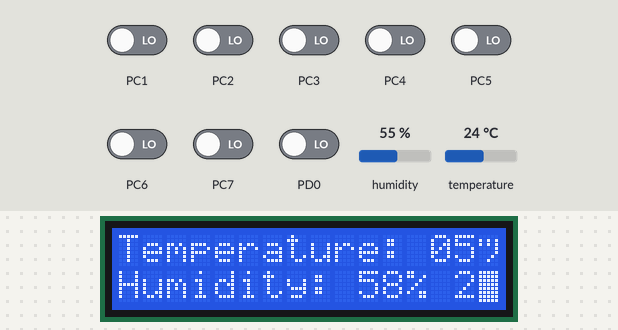
This program was run on a simulated ATmega328P, built with avr-gcc and emulated at 1 MHz (the files do not name the chip). Shown: 16×2 character LCD. Wiring (inferred from the names in the program): DHT11 sensor: data PC0; character LCD (HD44780): RS PD1; R/W PD2; E PD3; data PD4, PD5, PD6, PD7. The test bench sets the inputs (shaded band); at power-on: PC1–7, PD0 LOW, humidity 55 %, temperature 24 °C.

Above: at 1.2 s.
1.3 s: humidity set to 22 %
At 2.5 s:
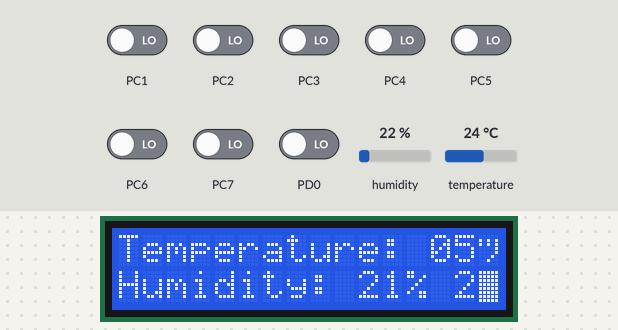
2.8 s: temperature set to 12 °C
At 3.3 s:
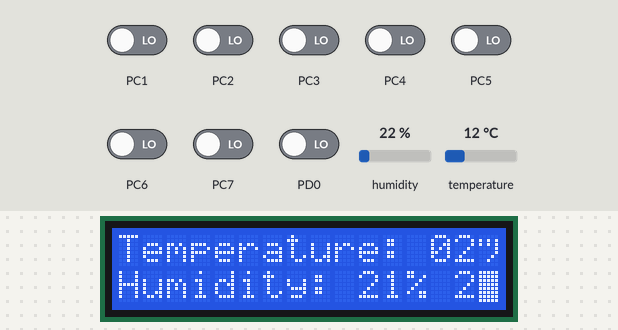
4.3 s: humidity set to 40 %
At 4.7 s:
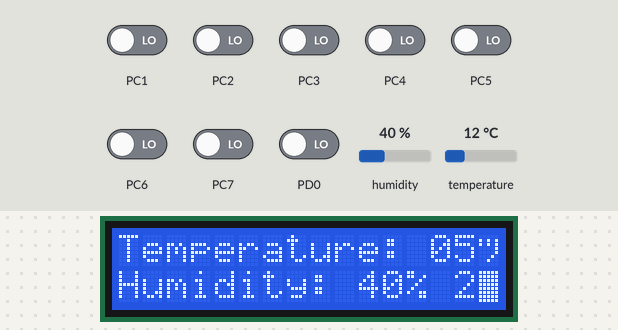
5.9 s: temperature set to 19 °C
At 7.3 s:
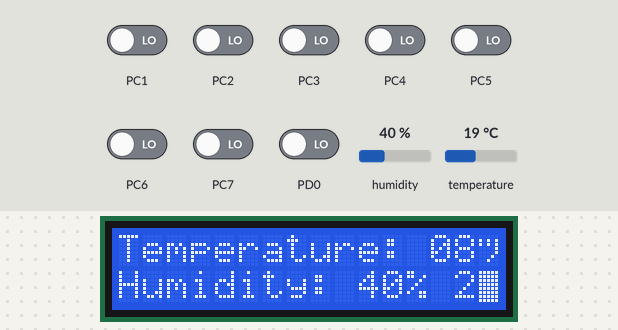
Timing chart, 0 to 8.5 s (numbered marks = the images above; inputs shaded):
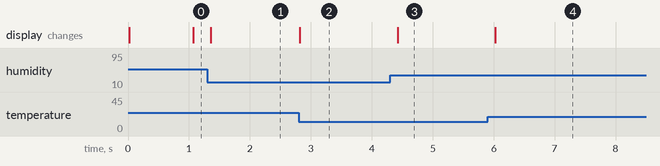

Measured:
- after the input at 1.3 s, the display: changes after 0.06 s (image 1)
- after the input at 2.8 s, the display: changes at once (image 2)
- after the input at 4.3 s, the display: changes after 0.12 s (image 3)
- after the input at 5.9 s, the display: changes after 0.13 s (image 4)

The program:

main.c
```c
#include "main.h"

void IO_Init (void)
{

}

void setup (void)
{
	IO_Init();
	LCD_Init();
	DHT11_Init();

	sei();
}

int main (void)
{
	setup();


	while (1)
	{
		DHT11_ReadData();

		LCD_SetPosition(1,1);
		LCD_SendString((int8_t* ) "Temperature: ");
		LCD_PutByte((DHT11_Data[2] / 10) + ASCII_NULL);
		LCD_PutByte((DHT11_Data[2] % 10) + ASCII_NULL);
		LCD_SendString((int8_t* ) "°C");

		LCD_SetPosition(1,2);
		LCD_SendString((int8_t* ) "Humidity: ");
		LCD_PutByte((DHT11_Data[0] / 10) + ASCII_NULL);
		LCD_PutByte((DHT11_Data[0] % 10) + ASCII_NULL);
		LCD_PutByte('%');

		LCD_SetPosition(15, 2);
		LCD_PutByte(DHT11_ErrorCode);

		_delay_ms(100);
	}
}
```

DHT11.c
```c
#include "DHT11.h"

uint8_t DHT11_Data[5];
uint8_t DHT11_ErrorCode = 0x30;

void DHT11_Init (void)
{
	_delay_ms(1000);
}

void DHT11_StartComunication (void)
{
	DHT11_PORT |= 1 << DHT11_PIN;
	DHT11_DDR |= 1 << DHT11_PIN;
	_delay_ms(DHT11_RESET_TIME);

	DHT11_PORT &= ~(1 << DHT11_PIN);
	_delay_ms(DHT11_START_SIGNAL_TIME);

	DHT11_PORT |= 1 << DHT11_PIN;
	DHT11_DDR &= ~(1 << DHT11_PIN);
	_delay_us(DHT11_WAIT_FOR_RESPONSE_TIME);
}

uint8_t DHT11_Response (void)
{
	uint8_t DHT_Respond;

	_delay_us(40);
	if (!(DHT11_PINS & (1 << DHT11_PIN)))
	{
		_delay_us(80);
		if ((DHT11_PINS & (1 << DHT11_PIN)))
		{
			DHT_Respond = DHT11_RESPOND;
			_delay_us(40);
		}
		else	DHT_Respond = DHT11_DOES_NOT_RESPOND;
	}
	else	DHT_Respond = DHT11_DOES_NOT_RESPOND;

	return (DHT_Respond);
}

uint8_t DHT11_ReceiveData (void)
{
	cli();
	for (uint8_t i = 0; i < 5; i++)
	{
		DHT11_Data[i] = 0x00;
		for (int8_t j = 7; j >= 0; j--)
		{
			while (!(DHT11_PINS & (1 << DHT11_PIN)));
			_delay_us(30);
			if (DHT11_PINS & (1 << DHT11_PIN))
			{
				DHT11_Data[i] |= 1 << j;
				while (DHT11_PINS & (DHT11_PIN));
			}
			else	DHT11_Data[i] &= ~(1 << j);
		}
	}
	sei();

	uint8_t dataCorrect;
	if (DHT11_Data[4] == DHT11_Data[0] + DHT11_Data[1] + DHT11_Data[2] + DHT11_Data[3])	dataCorrect = 0xFF;
	else
	{
		dataCorrect = 0x00;
//		DHT11_ErrorCode = DHT11_CODE_2;
	}

	while(!(DHT11_PINS & (1 << DHT11_PIN)));

	return (dataCorrect);
}

void DHT11_ReadData (void)
{
	DHT11_StartComunication();
	if (DHT11_Response())
	{
		if (DHT11_ReceiveData()) DHT11_ErrorCode = 0x30;
		else	DHT11_ErrorCode = DHT11_CODE_2;
	}
	else	DHT11_ErrorCode = DHT11_CODE_1;
}
```

DHT11.h
```c
/*
 * DHT11.h
 *
 * Created: 1/13/2018 11:43:38 AM
 *  Author: Developer
 */


#ifndef DHT11_H_
#define DHT11_H_

#include "main.h"

#define DHT11_DDR DDRC
#define DHT11_PORT PORTC
#define DHT11_PINS PINC

#define DHT11_PIN 0

#define DHT11_RESPOND 0xFF
#define DHT11_DOES_NOT_RESPOND 0x00

#define	DHT11_CODE_1 0x31
#define	DHT11_CODE_2 0x32

#define DHT11_RESET_TIME 20
#define DHT11_START_SIGNAL_TIME 18
#define DHT11_WAIT_FOR_RESPONSE_TIME 30

extern uint8_t DHT11_Data[5];
extern uint8_t DHT11_ErrorCode;

void DHT11_Init (void);
void DHT11_ReadData (void);

#endif /* DHT11_H_ */
```

main.h
```c
#ifndef MAIN_H_
#define MAIN_H_

#include <avr/io.h>

#define F_CPU 1000000UL

#include <avr/interrupt.h>
#include <util/delay.h>
#include <stdio.h>
#include <stdlib.h>

#include "LCD_328.h"
#include "DHT11.h"

#endif /* MAIN_H_ */
```

LCD_328.c
```c
#include "LCD_328.h"

static uint8_t LCD_Address;
static uint8_t LCD_Data;

void LCD_GetAddressAndBFStatus ()
{
	LCD_DDR_INIT;
	LCD_CLEAR_DATA_PINS;
	LCD_READ_MODE;					//	R/W = 1
	LCD_INSTRUCTION_MODE;			//	RS = 0

	LCD_STROBE_UP;					//	ENABLE PIN = 1
	asm("nop");						//	Waiting for
	asm("nop");
	LCD_Address = LCD_PINS;			//	Get high nibble
	LCD_STROBE_DOWN;				//	ENABLE PIN = 0
	asm("nop");
	asm("nop");
	LCD_Address &= 0xF0;			//	Prepare an address variable to get a low nibble
	LCD_STROBE_UP;					//	ENABLE PIN = 1
	asm("nop");
	asm("nop");
	uint8_t lowNibble = LCD_PINS;	//	Get low nibble
	LCD_STROBE_DOWN;				//	ENABLE PIN = 0
	lowNibble >>= 4;				//	Prepare a low nibble
	LCD_Address |= lowNibble;		//	Save address

	LCD_DDR |= (1 << LCD_DATA_PIN_4 | 1 << LCD_DATA_PIN_5 | 1 << LCD_DATA_PIN_6 | 1 << LCD_DATA_PIN_7);
}

void LCD_CheckBF (void)
{
	loop:
	LCD_GetAddressAndBFStatus();				//	Get address and BF status
	while (0x80 & LCD_Address)	goto loop;		//
}

void LCD_SendInstructionAndData (uint8_t byte, uint8_t mode)
{
	LCD_WRITE_MODE;										//	R/W = 0
	if (mode == 0)	LCD_INSTRUCTION_MODE;				//	RS = 0 or...
	else	LCD_DATA_MODE;								//	... RS = 1

	uint8_t lowNibble = byte << 4;						//	Save low nibble before sending the high nibble
	byte &= 0xF0;										//	Prepare a high nibble
	LCD_CLEAR_DATA_PINS;
	LCD_PORT |= byte;									//	Sending high nibble
	LCD_STROBE_UP;
	asm("nop");
	asm("nop");
	asm("nop");
	LCD_STROBE_DOWN;
	asm("nop");
	asm("nop");
	LCD_CLEAR_DATA_PINS;
	LCD_PORT |= lowNibble;
	LCD_STROBE_UP;
	asm("nop");
	asm("nop");
	asm("nop");
	LCD_STROBE_DOWN;

	LCD_CheckBF();										//	Wait while Busy Flag = 1
}

void LCD_PutInstruction (uint8_t instruction)
{
	LCD_SendInstructionAndData(instruction, 0);					// Send instruction byte
}

void LCD_PutByte (int8_t data)
{
	LCD_SendInstructionAndData(data, 1);						// Send data byte
}

void LCD_SendString (int8_t* string)
{
	while (* string != 0)										//	While there is no the NULL CHARACTER (or the '\0', '\n', '\r', etc...)
	{
		LCD_PutByte(* string);									//	Send the next data byte
		string++;
	}
}

void LCD_SetPosition (uint8_t x, uint8_t y)
{
	uint8_t position = ((x - 1) + (y - 1) * 0x40) | 0x80;		//	First position - (1; 1)
	LCD_PutInstruction(position);
}

void LCD_SetDDRAM (uint8_t address)
{
	address |= 0x80;
	LCD_PutInstruction(address);
}

void LCD_ClearDisplay (void)
{
	LCD_PutInstruction(LCD_CLEAR_DISPLAY);
}

void LCD_GetData ()
{
	LCD_DDR_INIT;									//	Set LCD pins as inputs
	LCD_READ_MODE;									//	R/W = 1
	LCD_DATA_MODE;									//	RS = 1

	LCD_STROBE_UP;
	asm("nop");
	asm("nop");
	LCD_Data = LCD_PINS;
	LCD_STROBE_DOWN;
	asm("nop");
	asm("nop");
	LCD_Data &= ~ (0x0E);
	LCD_STROBE_UP;
	asm("nop");
	asm("nop");
	uint8_t lowNibble = LCD_PINS;
	LCD_STROBE_DOWN;
	lowNibble >>= 4;
	LCD_Data |= lowNibble;

	LCD_DDR |= (1 << LCD_DATA_PIN_4 | 1 << LCD_DATA_PIN_5 | 1 << LCD_DATA_PIN_6 | 1 << LCD_DATA_PIN_7);				//	Set LCD pins as outputs
	LCD_CheckBF();
}

void sendInstructionLCD8 (uint8_t byte)
{
	LCD_PORT = byte;
	LCD_STROBE_UP;
	asm ("nop");
	asm ("nop");
	asm ("nop");
	LCD_STROBE_DOWN;
}

void LCD_Init (void)
{
	_delay_ms(16);
	sendInstructionLCD8(0x30);					//	8-bit mode
	_delay_us(4500);
	sendInstructionLCD8(0x30);					//	8-bit mode
	_delay_us(115);
	sendInstructionLCD8(0x30);					//	8-bit mode
	LCD_CheckBF();								//	Busy Flag waiting
	sendInstructionLCD8(0x20);					//	4-bit mode
	LCD_CheckBF();
	LCD_PutInstruction(0x28);					//	4-bit mode, 2 lines, character font 5x8
	LCD_PutInstruction(0x14);					//
	LCD_PutInstruction(0x0F);					//	Display on, cursor on, blinking on
	LCD_PutInstruction(0x06);					//
	LCD_PutInstruction(0x10);					//	Entry mode set
	LCD_PutInstruction(LCD_CLEAR_DISPLAY);
}
```

LCD_328.h
```c
/*
 * LCD_4_bit.c
 *
 * Created: 10/19/2017 2:36:17 PM
 *  Author: Developer
 */

#ifndef LCD_328_H_
#define LCD_328_H_

#include "main.h"

// Set LCD ports and pins

#define LCD_DDR DDRD
#define LCD_PORT PORTD
#define LCD_PINS PIND

#define LCD_ENABLE_PIN 3
#define LCD_RW_PIN 2
#define LCD_RS_PIN 1

#define LCD_DATA_PIN_4 4
#define LCD_DATA_PIN_5 5
#define LCD_DATA_PIN_6 6
#define LCD_DATA_PIN_7 7

//	#########################################

//	LCD Instruction set

#define LCD_CLEAR_DISPLAY 0x01
#define LCD_RETURN_HOME 0x02

//	#########################################

//	Macros for controlling LCD

#define LCD_DDR_INIT LCD_DDR = ((LCD_DDR &= ~(1 << LCD_DATA_PIN_4 | 1 << LCD_DATA_PIN_5 | 1 << LCD_DATA_PIN_6 | 1 << LCD_DATA_PIN_7)) | 1 << LCD_ENABLE_PIN | 1 << LCD_RW_PIN | 1 << LCD_RS_PIN)
#define LCD_PORT_INIT LCD_PORT |= 1 << LCD_RS_PIN | 1 << LCD_RW_PIN | 1 << LCD_ENABLE_PIN | 1 << LCD_DATA_PIN_4 | 1 << LCD_DATA_PIN_5 | 1 << LCD_DATA_PIN_6 | 1 << LCD_DATA_PIN_7

#define LCD_CLEAR_DATA_PINS LCD_PORT &= ~(1 << LCD_DATA_PIN_4 | 1 << LCD_DATA_PIN_5 | 1 << LCD_DATA_PIN_6 | 1 << LCD_DATA_PIN_7)

#define LCD_STROBE_UP LCD_PORT |= (1 << LCD_ENABLE_PIN)
#define LCD_STROBE_DOWN LCD_PORT &= ~ (1 << LCD_ENABLE_PIN)

#define LCD_DATA_MODE LCD_PORT |= (1 << LCD_RS_PIN);
#define LCD_INSTRUCTION_MODE LCD_PORT &= ~ (1 << LCD_RS_PIN)

#define LCD_WRITE_MODE LCD_PORT &= ~ (1 << LCD_RW_PIN)
#define LCD_READ_MODE LCD_PORT |= (1 << LCD_RW_PIN)

//	#########################################

#define ASCII_NULL 0x30


void LCD_Init (void);
void LCD_PutByte (int8_t data);
void LCD_SendString (int8_t* string);
void LCD_SetPosition (uint8_t x, uint8_t y);
void LCD_SetDDRAM (uint8_t address);
void LCD_ClearDisplay (void);

#endif /* LCD_328_H_ */
```
